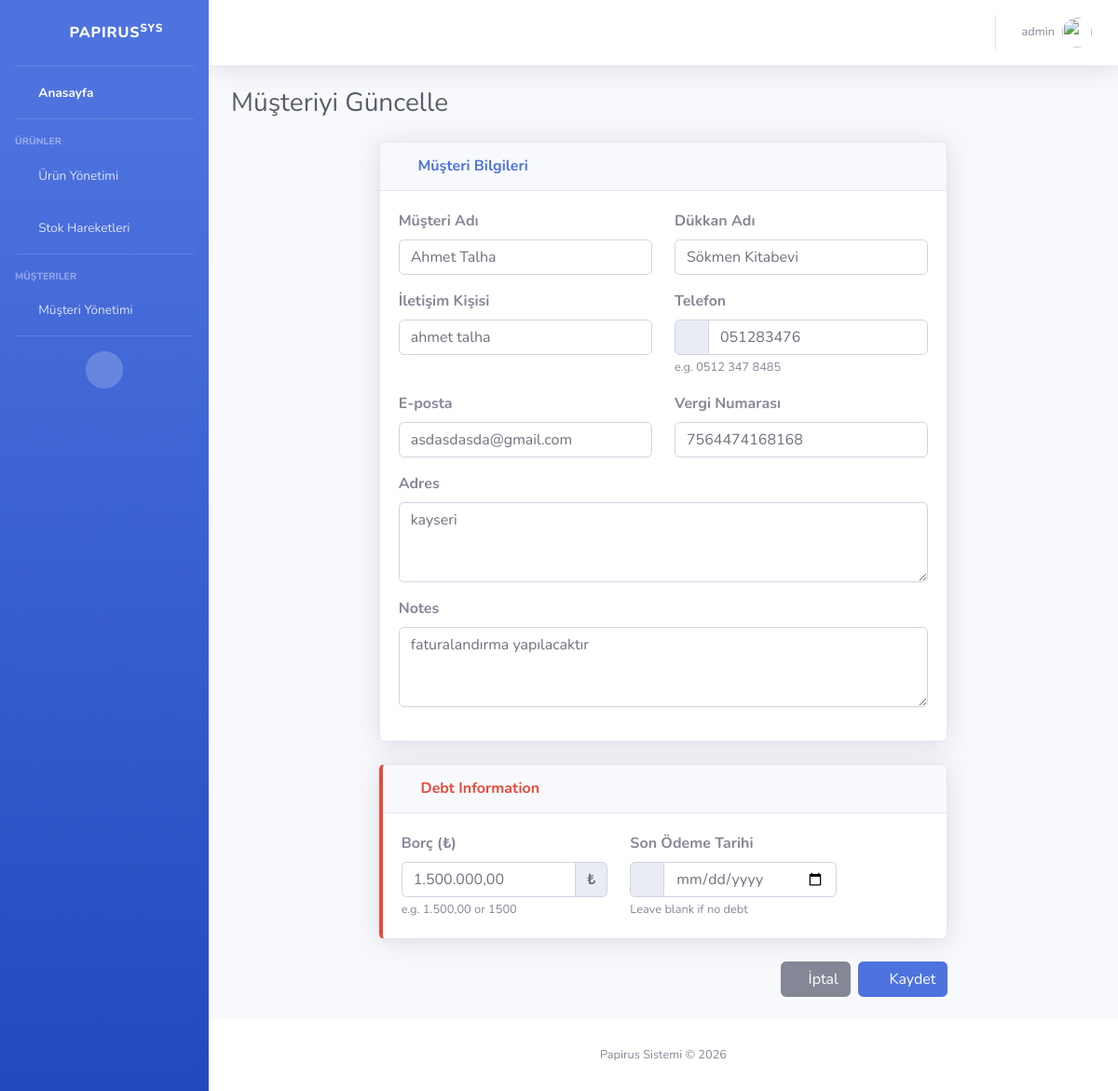
Screenshot of /customers/2/edit/ (signed in) with the database file from the repository.
### inventory/models.py (models this page shows, shortened)
class Customer(models.Model):
    name = models.CharField(max_length=255, verbose_name=_("Customer Name"))
    shop_name = models.CharField(max_length=255, blank=True, default="", verbose_name=_("Shop Name"))
    phone = models.CharField(max_length=50, blank=True, default="", verbose_name=_("Phone"))
    email = models.EmailField(blank=True, default="", verbose_name=_("Email"))
    address = models.TextField(blank=True, default="", verbose_name=_("Address"))
    tax_number = models.CharField(max_length=50, blank=True, default="", verbose_name=_("Tax Number"))
    contact_person = models.CharField(max_length=255, blank=True, default="", verbose_name=_("Contact Person"))
    debt = models.FloatField(default=0.0, verbose_name=_("Debt (₺)"))
    debt_due_date = models.DateField(null=True, blank=True, verbose_name=_("Payment Due Date"))
    notes = models.TextField(blank=True, default="", verbose_name=_("Notes"))
    created_at = models.DateTimeField(auto_now_add=True, verbose_name=_("Created At"))
    class Meta:
        ordering = ['name']

### inventory/views.py (the view)
# urls.py: path('customers/<int:pk>/edit/', views.customer_update, name='customer_update'),
@login_required
def customer_update(request, pk):
    customer = get_object_or_404(Customer, pk=pk)
    if request.method == 'POST':
        form = CustomerForm(request.POST, instance=customer)
        if form.is_valid():
            form.save()
            return redirect('customer_list')
    else:
        form = CustomerForm(instance=customer)
    return render(request, 'inventory/customer_form.html', {'form': form, 'customer': customer})

### templates/inventory/customer_form.html (shortened to what this page needs)
{% extends 'base.html' %}
{% load i18n %}
{% block content %}
<div class="d-sm-flex align-items-center justify-content-between mb-4">
    <h1 class="h3 mb-0 text-gray-800">
        {% if customer %}{% trans "Update Customer" %}{% else %}{% trans "Add New Customer" %}{% endif %}
    </h1>
</div>
<div class="row justify-content-center">
    <div class="col-lg-8">
        <form method="post">
            <div class="card shadow mb-4">
                <div class="card-header py-3">
                    <h6 class="m-0 font-weight-bold text-primary">
                        <i class="fas fa-user mr-1"></i> {% trans "Customer Details" %}
                    </h6>
                </div>
                <div class="card-body">
                    <div class="row">
                        <div class="col-md-6 form-group">
                            <label class="font-weight-bold">{{ form.name.label }}</label>
                            {{ form.name }}
                        </div>
                        <div class="col-md-6 form-group">
                            <label class="font-weight-bold">{{ form.shop_name.label }}</label>
                            {{ form.shop_name }}
                        </div>
                    </div>
                    <div class="row">
                        <div class="col-md-6 form-group">
                            <label class="font-weight-bold">{{ form.contact_person.label }}</label>
                            {{ form.contact_person }}
                        </div>
                        <div class="col-md-6 form-group">
                            <label class="font-weight-bold">{{ form.phone.label }}</label>
                            <div class="input-group">
                                <div class="input-group-prepend">
                                    <span class="input-group-text"><i class="fas fa-phone fa-sm"></i></span>
                                </div>
                                {{ form.phone }}
                            </div>
                            <small class="text-muted">{% trans "e.g. 0512 347 8485" %}</small>
                        </div>
                    </div>
                    <div class="row">
                        <div class="col-md-6 form-group">
                            <label class="font-weight-bold">{{ form.email.label }}</label>
                            {{ form.email }}
                        </div>
                        <div class="col-md-6 form-group">
                            <label class="font-weight-bold">{{ form.tax_number.label }}</label>
                            {{ form.tax_number }}
                        </div>
                    </div>
                    <div class="form-group">
                        <label class="font-weight-bold">{{ form.address.label }}</label>
                        {{ form.address }}
                    </div>
                    <div class="form-group">
                        <label class="font-weight-bold">{{ form.notes.label }}</label>
                        {{ form.notes }}
                    </div>
                </div>
            </div>
            <div class="card shadow mb-4 border-left-danger">
                <div class="card-header py-3">
                    <h6 class="m-0 font-weight-bold text-danger">
                        <i class="fas fa-lira-sign mr-1"></i> {% trans "Debt Information" %}
                    </h6>
                </div>
                <div class="card-body">
                    <div class="row">
                        <div class="col-md-5 form-group mb-0">
                            <label class="font-weight-bold">{{ form.debt.label }}</label>
                            <div class="input-group">
                                {{ form.debt }}
                                <div class="input-group-append">
                                    <span class="input-group-text font-weight-bold">₺</span>
                                </div>
                            </div>
                            <small class="text-muted">{% trans "e.g. 1.500,00 or 1500" %}</small>
                        </div>
                        <div class="col-md-5 form-group mb-0">
                            <label class="font-weight-bold">{{ form.debt_due_date.label }}</label>
                            <div class="input-group">
                                <div class="input-group-prepend">
                                    <span class="input-group-text"><i class="fas fa-calendar fa-sm"></i></span>
                                </div>
                                {{ form.debt_due_date }}
                            </div>
                            <small class="text-muted">{% trans "Leave blank if no debt" %}</small>
                        </div>
                    </div>
                </div>
            </div>
            <div class="d-flex justify-content-end mb-4">
                <a href="{% url 'customer_list' %}" class="btn btn-secondary mr-2">
                    <i class="fas fa-times mr-1"></i>{% trans "Cancel" %}
                </a>
                <button type="submit" class="btn btn-primary">
                    <i class="fas fa-save mr-1"></i> {% trans "Save" %}
                </button>
            </div>
        </form>
    </div>
</div>
{% endblock %}

### templates/base.html (shortened to what this page needs)
{% load static %}
{% load i18n %}
<!DOCTYPE html>
<html lang="{{ LANGUAGE_CODE }}">
<head>
    <link href="{% static 'vendor/fontawesome-free/css/all.min.css' %}" rel="stylesheet" type="text/css">
    <link href="{% static 'css/sb-admin-2.min.css' %}" rel="stylesheet">
</head>
<body id="page-top">
    <div id="wrapper">
        <ul class="navbar-nav bg-gradient-primary sidebar sidebar-dark accordion" id="accordionSidebar">
            <a class="sidebar-brand d-flex align-items-center justify-content-center" href="/">
                <div class="sidebar-brand-icon rotate-n-15">
                    <i class="fas fa-box"></i>
                </div>
                <div class="sidebar-brand-text mx-3">Papirus<sup>SYS</sup></div>
            </a>
            <hr class="sidebar-divider my-0">
            <li class="nav-item active">
                <a class="nav-link" href="/">
                    <i class="fas fa-fw fa-tachometer-alt"></i>
                    <span>{% trans "Dashboard" %}</span>
                </a>
            </li>
            <hr class="sidebar-divider">
            <div class="sidebar-heading">{% trans "Products" %}</div>
            <li class="nav-item">
                <a class="nav-link" href="{% url 'product_list' %}">
                    <i class="fas fa-fw fa-table"></i>
                    <span>{% trans "Product Management" %}</span>
                </a>
            </li>
            <li class="nav-item">
                <a class="nav-link" href="{% url 'all_stock_movements' %}">
                    <i class="fas fa-fw fa-history"></i>
                    <span>{% trans "Stock Movements" %}</span>
                </a>
            </li>
            <hr class="sidebar-divider">
            <div class="sidebar-heading">{% trans "Customers" %}</div>
            <li class="nav-item">
                <a class="nav-link" href="{% url 'customer_list' %}">
                    <i class="fas fa-fw fa-users"></i>
                    <span>{% trans "Customer Management" %}</span>
                </a>
            </li>
            <hr class="sidebar-divider d-none d-md-block">
            <div class="text-center d-none d-md-inline">
                <button class="rounded-circle border-0" id="sidebarToggle"></button>
            </div>
        </ul>
        <div id="content-wrapper" class="d-flex flex-column">
            <div id="content">
                <nav class="navbar navbar-expand navbar-light bg-white topbar mb-4 static-top shadow">
                    <ul class="navbar-nav ml-auto">
                        <li class="nav-item dropdown no-arrow mr-2">
                            <a class="nav-link dropdown-toggle" href="#" id="langDropdown" role="button"
                               data-toggle="dropdown" aria-haspopup="true" aria-expanded="false">
                                <i class="fas fa-globe fa-fw"></i>
                            </a>
                        </li>
                        <li class="nav-item dropdown no-arrow">
                            <a class="nav-link dropdown-toggle" href="#" id="userDropdown" role="button"
                                data-toggle="dropdown" aria-haspopup="true" aria-expanded="false">
                                <span class="mr-2 d-none d-lg-inline text-gray-600 small">{{ user.username }}</span>
                                <img class="img-profile rounded-circle" src="{% static 'img/undraw_profile.svg' %}">
                            </a>
                        </li>
                    </ul>
                </nav>
                <div class="container-fluid">
                    {% block content %}{% endblock %}
                </div>
            </div>
            <footer class="sticky-footer bg-white">
                <div class="container my-auto">
                    <div class="copyright text-center my-auto">
                        <span>Papirus Sistemi &copy; 2026</span>
                    </div>
                </div>
            </footer>
        </div>
    </div>
</body>
</html>

### rows the page displays
Customer: name "Ahmet Talha", shop_name "Sökmen Kitabevi", contact_person "ahmet talha", phone "051283476", email "asdasdasda@gmail.com", tax_number "7564474168168", address "kayseri", notes "faturalandırma yapılacaktır", debt "1.500.000,00"

### other values shown
{{ user.username }} "admin"
